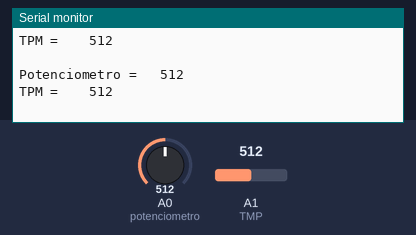
A sketch run on a simulated Arduino Uno, built with avr-gcc and run on an emulated ATmega328P. Shown: the last lines printed to the serial monitor. Inputs (shaded band) come from the test bench; at power-on: A0 (potenciometro) = 512, A1 (TMP) = 512.

Above: at 1.3 s.
1.4 s: A0 (potenciometro) set to 716
At 1.83 s:
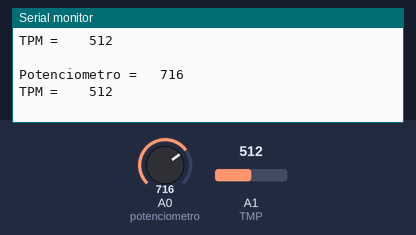
2.9 s: A1 (TMP) set to 716
At 3.33 s:
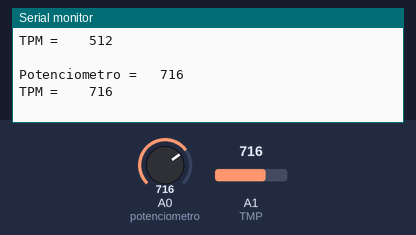
4.4 s: A0 (potenciometro) set to 900
At 4.83 s:
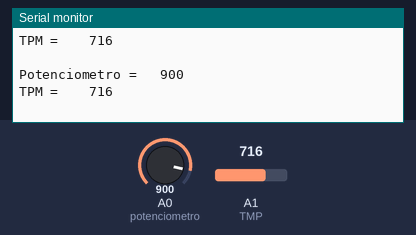
5.9 s: A1 (TMP) set to 900
At 6.33 s:
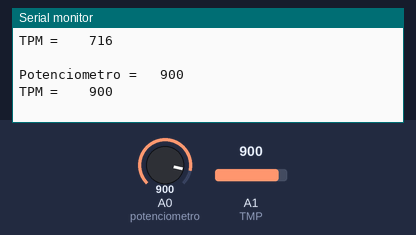
Timing chart, 0 to 8.4 s (numbered marks = the images above; inputs shaded):
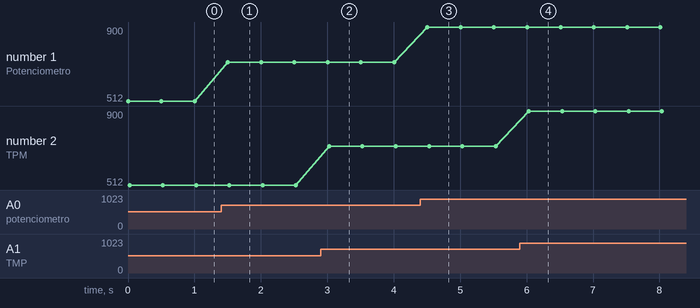

Measured:
- after the input at 1.4 s, the serial monitor: prints a new line after 0.10 s (image 1)
- after the input at 2.9 s, the serial monitor: prints a new line after 0.13 s (image 2)
- after the input at 4.4 s, the serial monitor: prints a new line after 0.11 s (image 3)
- after the input at 5.9 s, the serial monitor: prints a new line after 0.13 s (image 4)
- plotted number 1: 512 → 716 after the input at 1.4 s, 716 → 900 after the input at 4.4 s

The sketch:

Tarea_2_Robotica_tercera_unidad_6to.ino
```cpp
// C++ code
int potenciometro = A0;
int TMP = A1;

void setup(){
  Serial.begin(9600);
  pinMode(potenciometro, INPUT);
  pinMode(TMP, INPUT);
}

void loop(){
  Serial.print("Potenciometro =   ");
  Serial.println(analogRead(potenciometro));
  Serial.print("TPM =    ");
  Serial.println(analogRead(TMP));
  Serial.println("   ");
    delay(500);
}
```
